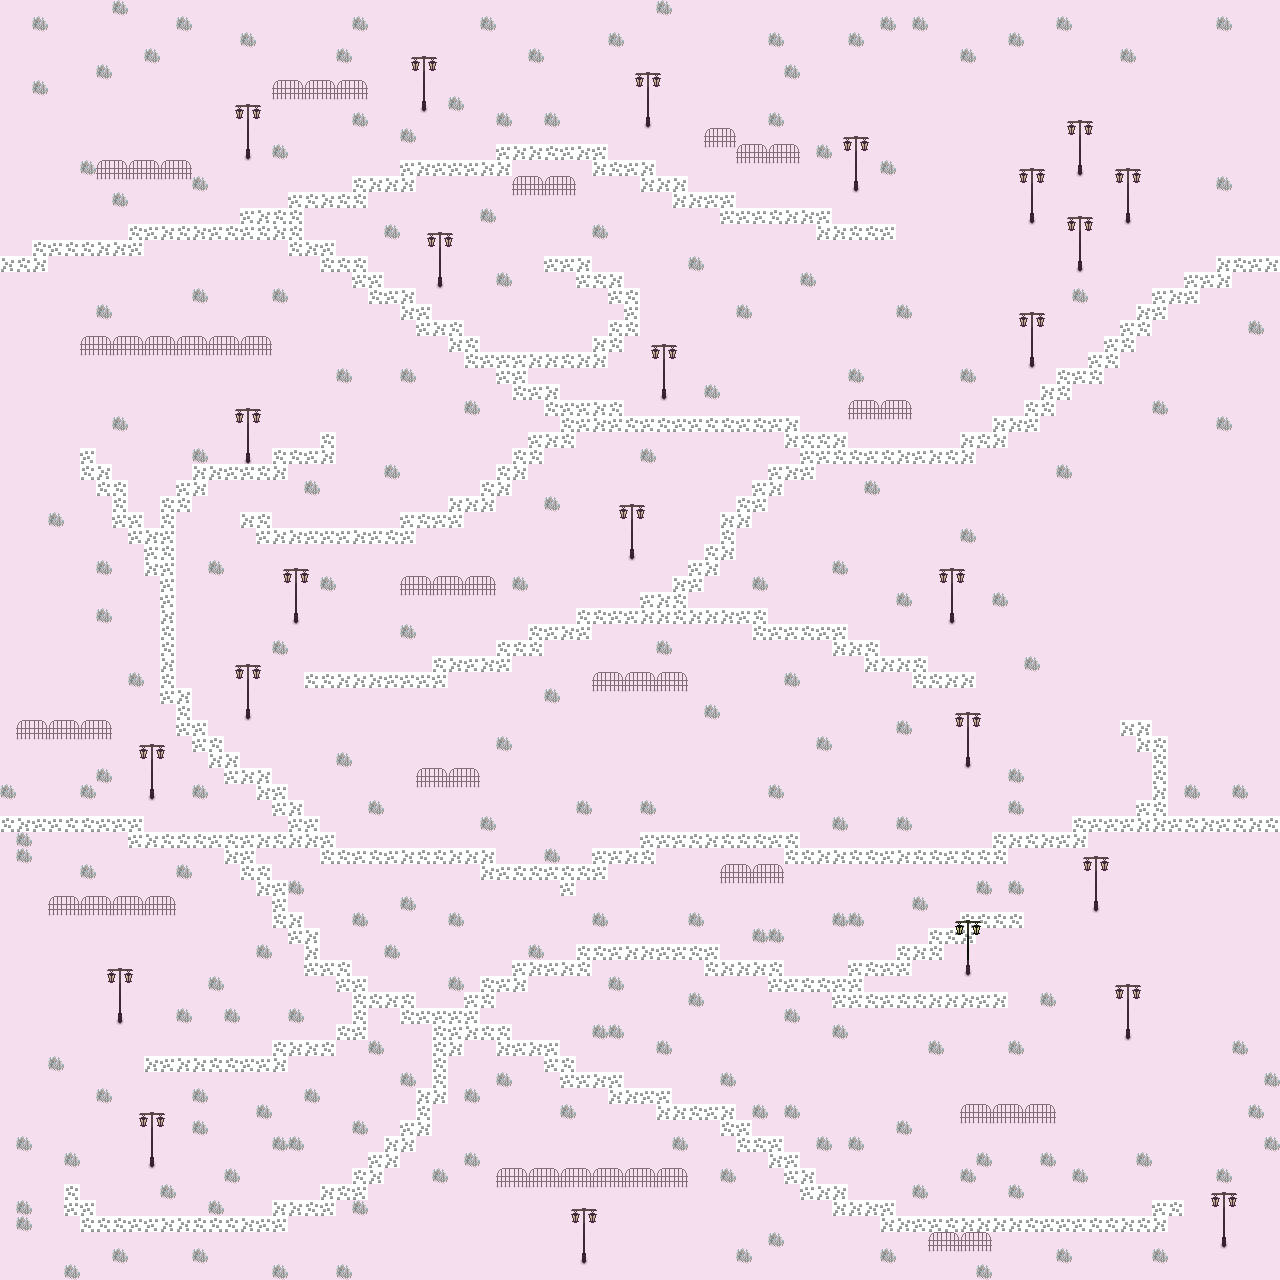

Tiled map render using the project's own tile images. Description and the map definition, with tile-layer contents summarised, below:
An orthogonal 80x80 tile map with 16x16 px tiles, 4 tile layers (Floor, Props, Collision, above), 2 tilesets.

<map version="1.10" tiledversion="1.11.0" orientation="orthogonal" renderorder="right-down" width="80" height="80" tilewidth="16" tileheight="16" infinite="0" backgroundcolor="#ffffff" nextlayerid="6" nextobjectid="1">
 <properties>
  <property name="looping" type="bool" value="true" />
  <property name="music" value="res/audio/music/wonderland3.ogg" />
  <property name="music_speed" type="float" value="0.8" />
  <property name="music_volume" type="float" value="0.75" />
  <property name="tint" value="255,255,255,88" />
 </properties>
 <tileset firstgid="1" source="tilesets/white_garden.tsx" />
 <tileset firstgid="81" source="tilesets/crushing.tsx" />
 <layer id="1" name="Floor" width="80" height="80">
  <data>[6400 cells, 628 non-empty, 3 distinct tile ids]</data>
 </layer>
 <layer id="3" name="Props" width="80" height="80">
  <data>[6400 cells, 747 non-empty, 20 distinct tile ids]</data>
 </layer>
 <layer id="2" name="Collision" width="80" height="80" opacity="0.25">
  <properties>
   <property name="draw" type="bool" value="false" />
  </properties>
  <data>[6400 cells, 5772 non-empty, 2 distinct tile ids]</data>
 </layer>
 <layer id="5" name="above" width="80" height="80">
  <properties>
   <property name="height" type="int" value="1" />
  </properties>
  <data>[6400 cells, 9 non-empty, 9 distinct tile ids]</data>
 </layer>
</map>
